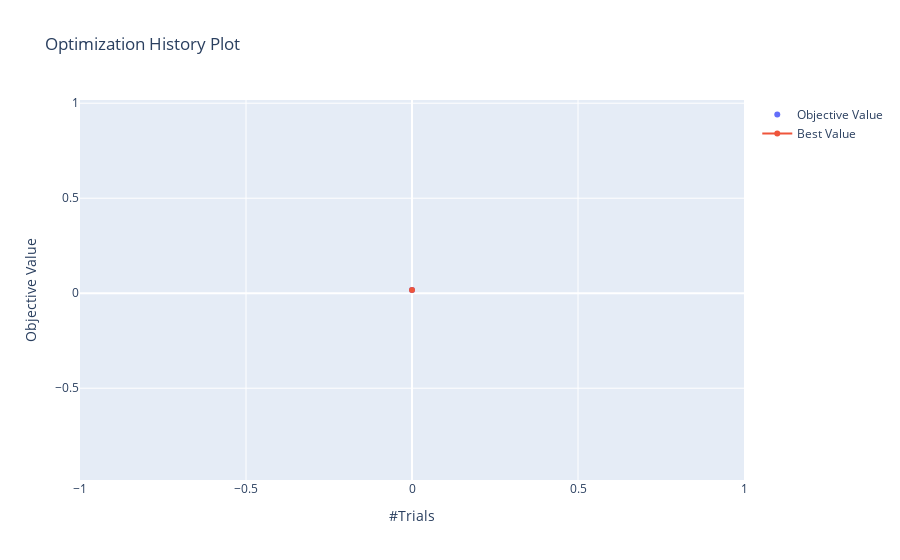

Here is the notebook cell this chart was saved with:
### Code cell
optuna.visualization.plot_optimization_history(study)

### Figure 1 — Plotly figure (JSON) as saved in the notebook; plotly's stock layout.template omitted (floating-point values rounded to 4 significant figures)
{"data": [{"mode": "markers", "name": "Objective Value", "type": "scatter", "x": [0], "y": [0.017]}, {"name": "Best Value", "type": "scatter", "x": [0], "y": [0.017]}], "layout": {"title": {"text": "Optimization History Plot"}, "xaxis": {"title": {"text": "#Trials"}}, "yaxis": {"title": {"text": "Objective Value"}}}}
